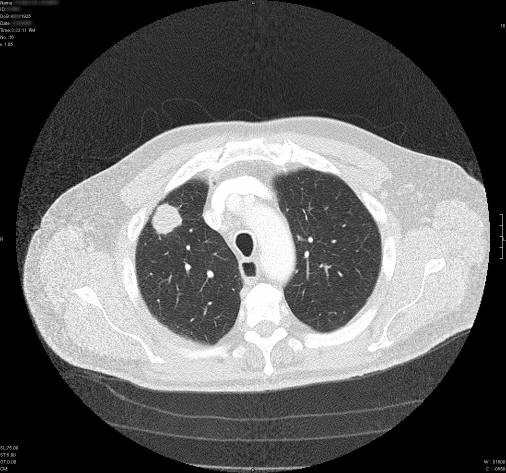
%> input picture matlabCourse/projekt3/LungCancer.jpg, 1012 x 946 px (shown at 1/2 size)
$ octave segmentation.m   (GNU Octave 9; MATLAB toolbox functions it lacks are replaced by stand-ins)
%> lines starting %> are read from the running program, lines starting %| are printed output that depends on the picture; in (x1, y1, x2, y2) boxes, pixels count from 0 and x2, y2 are one past the last pixel; in counts of white or black regions, pixels touching at a corner belong together; the program's own positions count from 1
img = imread('LungCancer.jpg');
%> img is the input picture: size 946x1012x3 uint8; min 0, max 255, mean 96.4

img=rgb2gray(img);
%> img: size 946x1012 uint8

% compute background
bg = imopen(img, ones(50, 50));
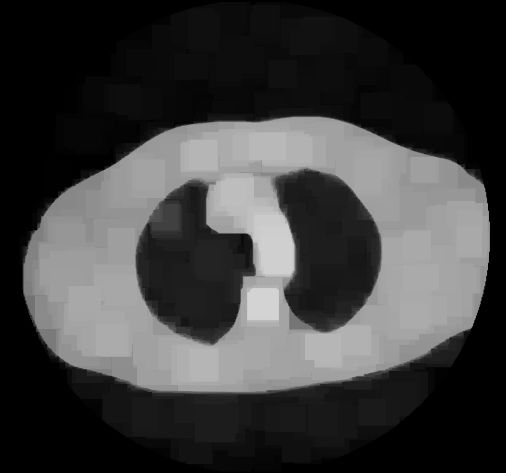
%> bg: size 946x1012 uint8 (shown at 1/2 size); min 0, max 211, mean 61.2
img2 = img - bg;
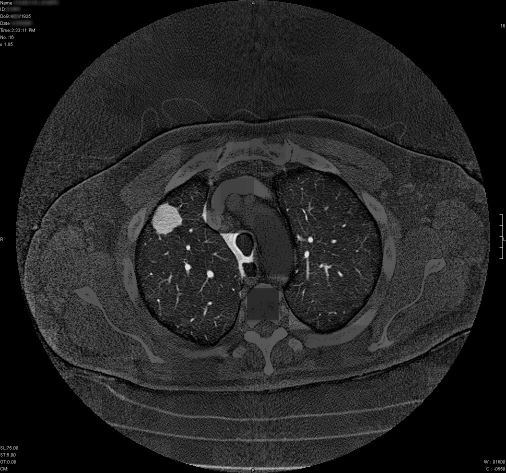
%> img2: size 946x1012 uint8 (shown at 1/2 size); min 0, max 255, mean 35.2
figure(2); clf;
imshow(img2);

% display histogram, to identify the threshold value
figure(3); clf;
%imhist(img2);

% image binarisation, and remove particles touching border
bin = img2 > 140;
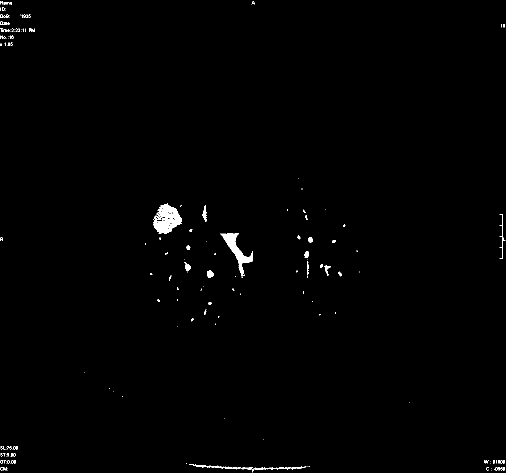
%> bin: size 946x1012 logical (shown at 1/2 size); 0.68% white; 172 white regions (144 under 20 px), largest, box (x1, y1, x2, y2) and area: (306, 407, 364, 468) 1955, (441, 467, 506, 552) 1482, (379, 928, 506, 939) 341
bin = imclearborder(bin, 18);
figure ,imshow(bin);

% compute image labels, using minimal connectivity
lbl = bwlabel(bin, 4);
%> lbl: size 946x1012 double; 339 distinct labels, from 0 to 338
nLabels = max(lbl(:));
%> nLabels = 338

stats = regionprops('table',bin,'Centroid','MajorAxisLength','MinorAxisLength');
%> stats = 170 regions; first 5, Centroid, MajorAxisLength and MinorAxisLength: [4 6] 7.75 6.98, [2 19] 8.08 1.15, [3.8 33] 9.12 6.84, [3.8 47] 9.12 6.84, [4 75] 7.75 6.98
centers = stats.Centroid
%> centers = 170 rows, first 12: [4 6; 2 19; 3.78 33; 3.78 47; 4 75; 3.72 478.7; 3.5 896; 3.5 910; 3.94 924.1; 3.54 938; 6.78 19; 6 62]
diameters = mean([stats.MajorAxisLength stats.MinorAxisLength],2);
%> diameters = 170 values, max 73.65 at index 100, min 1.15 at index 23, mean 6.43
radii = diameters/2;
%> radii = 170 values, max 36.83 at index 100, min 0.577 at index 23, mean 3.21
fixedSize=0;
for i=1:size(centers)
    if diameters(i)>50
        fixedSize=fixedSize+1;
    end
end
%> after the loop, fixedSize = 4

fixedDiameters=zeros(fixedSize,1);
fixedCenters=zeros(fixedSize,2);
fixedMajorAxisLength=zeros(fixedSize,1);
fixedMinorAxisLength=zeros(fixedSize,1);
j=1;
for i=1:size(centers)
    if diameters(i)>50
        fixedCenters(j,1) = centers(i,1);
        fixedCenters(j,2) = centers(i,2);
        fixedDiameters(j) = diameters(i);
        fixedMinorAxisLength(j) = stats.MinorAxisLength(i);
        fixedMajorAxisLength(j) = stats.MajorAxisLength(i);
        j=j+1;
    end
end
%> after the loop, fixedCenters = [334.8 439.4; 443.2 934.8; 474.4 501.6; 1005.1 474]; fixedDiameters = [56.16; 73.65; 66.62; 57.86]; fixedMajorAxisLength = [61.04; 142.8; 100.3; 108.6]; fixedMinorAxisLength = [51.28; 4.48; 32.96; 7.07]; j = 5


fixedradii = fixedDiameters/2;
%> fixedradii = [28.08; 36.83; 33.31; 28.93]
% display label image
rgb = label2rgb(lbl, jet(nLabels), 'w', 'shuffle');
figure(4), title('똱ednia 쐒ednica'); clf;

RGB = insertText(rgb,fixedCenters,fixedDiameters,'FontSize',25,'AnchorPoint','LeftBottom');
%> RGB: size 946x1012x3 uint8; mean R, G, B 254.3, 254, 252.5
imshow(RGB);

hold on
viscircles(fixedCenters,fixedradii);
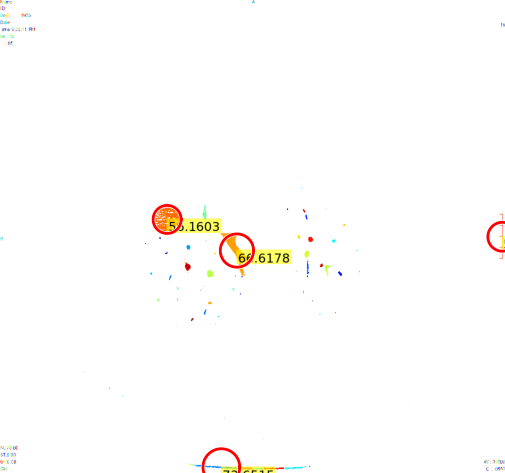
%> figure redrawn from the program's plot data; shown at 1/2 size
hold off


fixedradii = fixedMinorAxisLength/2;
%> fixedradii = [25.64; 2.24; 16.48; 3.54]
% display label image
rgb = label2rgb(lbl, jet(nLabels), 'w', 'shuffle');
figure(5), title('Minimalna 쐒ednica'); clf;

RGB = insertText(rgb,fixedCenters,fixedMinorAxisLength,'FontSize',25,'AnchorPoint','LeftBottom');
%> RGB: size 946x1012x3 uint8; mean R, G, B 254.3, 254, 252.5; mean of the top-left, top-right, bottom-left and bottom-right quarters 252.7, 254.9, 253.3, 253.5
imshow(RGB);

hold on
viscircles(fixedCenters,fixedradii);
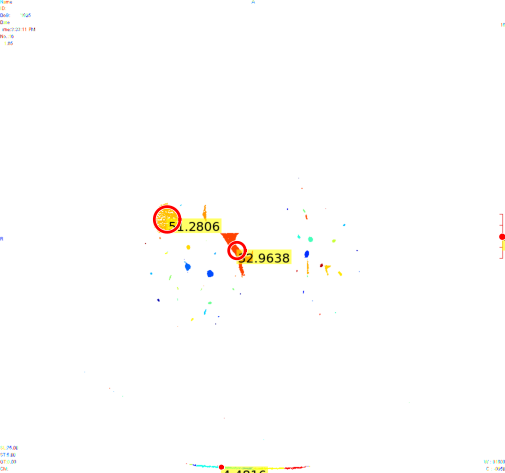
%> figure redrawn from the program's plot data; shown at 1/2 size
hold off

fixedradii = fixedMajorAxisLength/2;
%> fixedradii = [30.52; 71.41; 50.14; 54.32]
% display label image
rgb = label2rgb(lbl, jet(nLabels), 'w', 'shuffle');
figure(6) , title('Maksymalna 쐒ednica'); clf;

RGB = insertText(rgb,fixedCenters,fixedMajorAxisLength,'FontSize',25,'AnchorPoint','LeftBottom');
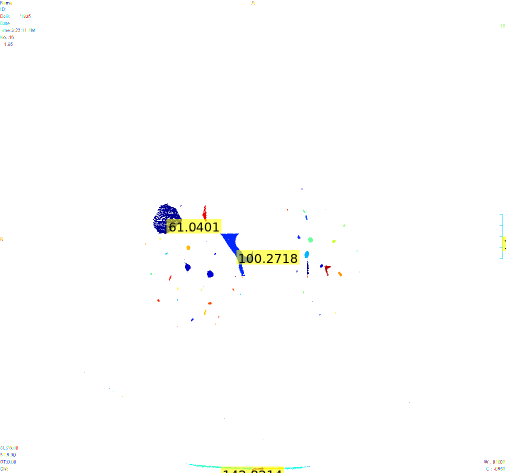
%> RGB: size 946x1012x3 uint8 (shown at 1/2 size); mean R, G, B 253.5, 253.6, 252.9
imshow(RGB);

hold on
viscircles(fixedCenters,fixedradii);
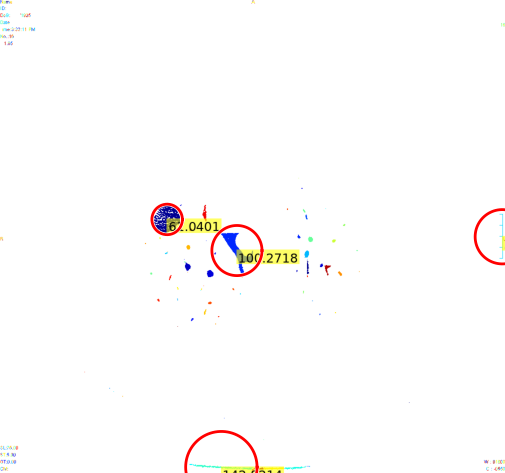
%> figure redrawn from the program's plot data; shown at 1/2 size
hold off
